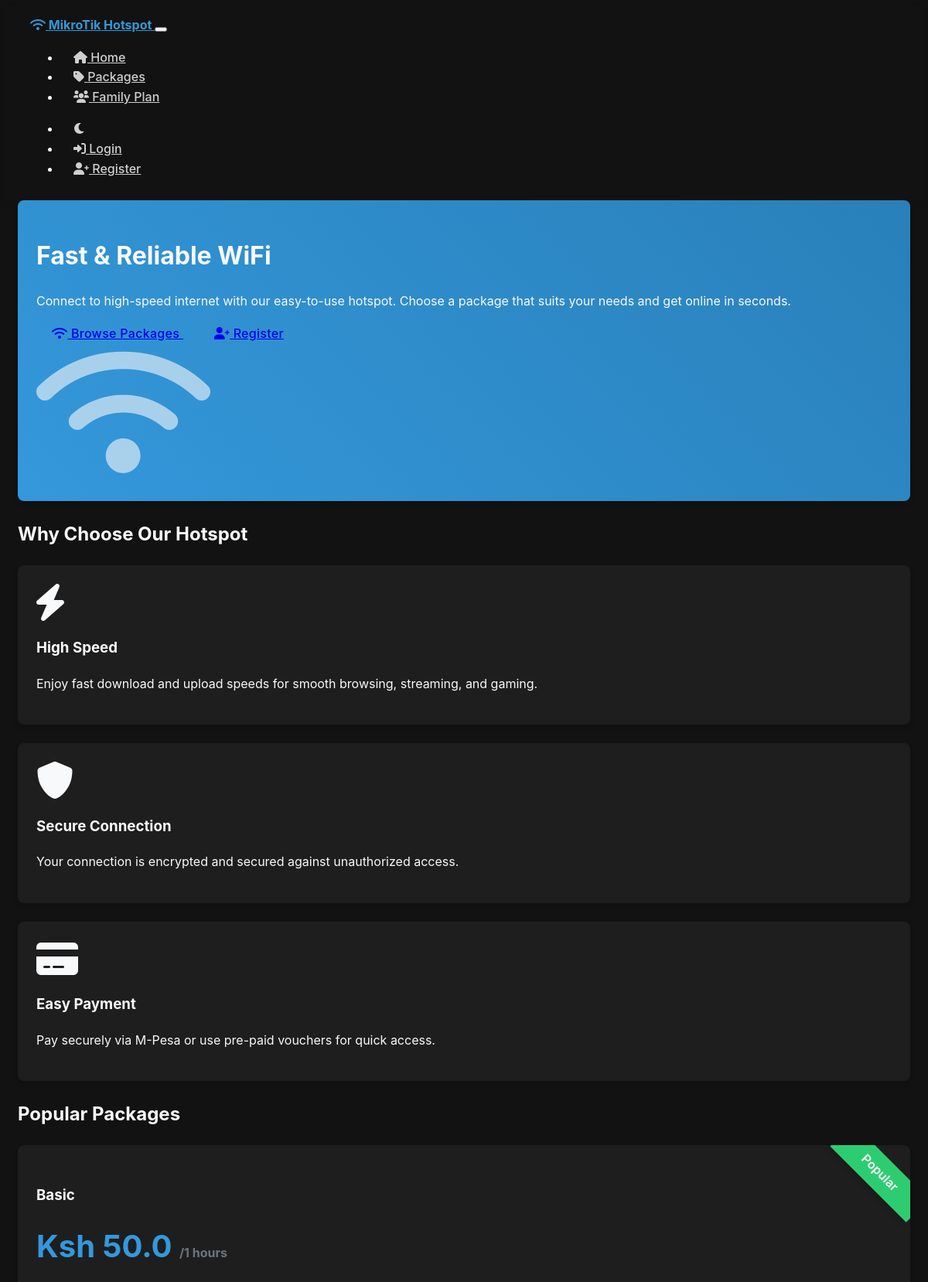
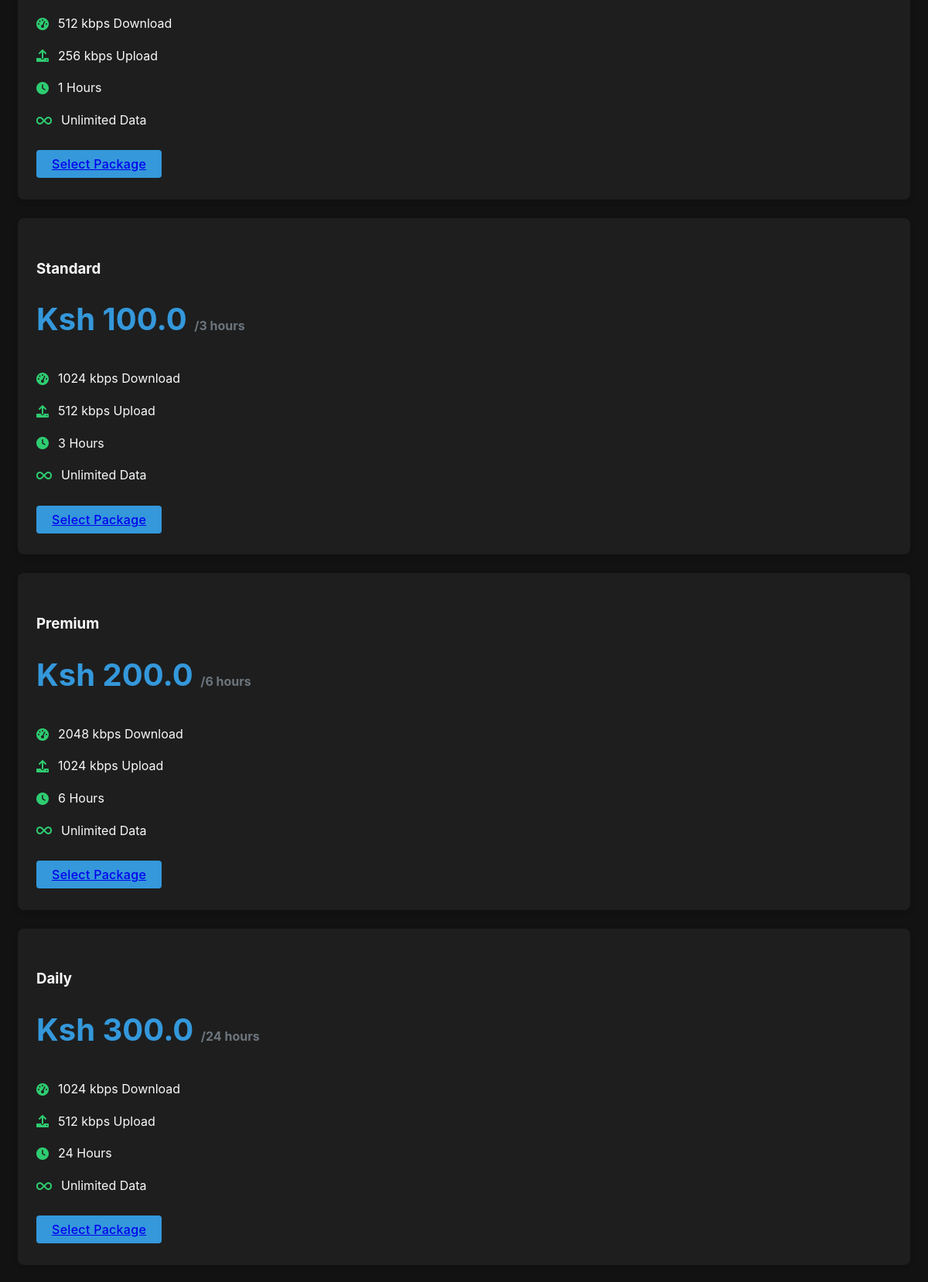
The page / (upper part) on the database its author committed (2 pictures, top to bottom).
### models.py (models this page shows, shortened)
class Package(db.Model):
    id = db.Column(db.Integer, primary_key=True)
    name = db.Column(db.String(64), nullable=False)
    description = db.Column(db.Text, nullable=True)
    price = db.Column(db.Float, nullable=False)
    duration_hours = db.Column(db.Integer, nullable=False)
    data_limit_mb = db.Column(db.Integer, nullable=True)
    download_speed = db.Column(db.Integer, nullable=False)  # in kbps
    upload_speed = db.Column(db.Integer, nullable=False)    # in kbps
    is_active = db.Column(db.Boolean, default=True)
    is_family_plan = db.Column(db.Boolean, default=False)  # Whether this is a family plan
    device_limit = db.Column(db.Integer, default=1)        # Max devices for family plans
    created_at = db.Column(db.DateTime, default=datetime.utcnow)
    sessions = db.relationship('Session', backref='package', lazy='dynamic')
    vouchers = db.relationship('Voucher', backref='package', lazy='dynamic')

### routes/main.py (the view)
@main_bp.route('/')
def index():
    packages = Package.query.filter_by(is_active=True).all()
    form = PackageSelectionForm()
    form.package_id.choices = [(p.id, f"{p.name} - KES {p.price} ({p.duration_hours} hours)") for p in packages]
    if current_user.is_authenticated and current_user.phone:
        form.phone.data = current_user.phone
    active_session = None
    if current_user.is_authenticated:
        active_session = UserSession.query.filter_by(
            user_id=current_user.id,
            is_active=True
        ).order_by(UserSession.start_time.desc()).first()
    voucher_form = VoucherRedeemForm()
    return render_template(
        'index.html',
        packages=packages,
        form=form,
        voucher_form=voucher_form,
        active_session=active_session
    )

### templates/index.html (shortened to what this page needs)
{% extends "base.html" %}
{% block content %}
<div class="row justify-content-center">
    <div class="col-lg-10">
        <div class="card bg-gradient-primary text-white mb-5">
            <div class="card-body p-5">
                <div class="row align-items-center">
                    <div class="col-md-7">
                        <h1 class="display-4 fw-bold mb-4">Fast & Reliable WiFi</h1>
                        <p class="lead mb-4">Connect to high-speed internet with our easy-to-use hotspot. Choose a package that suits your needs and get online in seconds.</p>
                        <div class="d-flex gap-3">
                            <a href="{{ url_for('main.packages') }}" class="btn btn-light btn-lg">
                                <i class="fas fa-wifi me-2"></i> Browse Packages
                            </a>
                            {% if not current_user.is_authenticated %}
                            <a href="{{ url_for('auth.register') }}" class="btn btn-outline-light btn-lg">
                                <i class="fas fa-user-plus me-2"></i> Register
                            </a>
                            {% endif %}
                        </div>
                    </div>
                    <div class="col-md-5 d-none d-md-block text-center">
                        <i class="fas fa-wifi" style="font-size: 180px; opacity: 0.6;"></i>
                    </div>
                </div>
            </div>
        </div>
        <h2 class="text-center mb-4">Why Choose Our Hotspot</h2>
        <div class="row mb-5">
            <div class="col-md-4 mb-4">
                <div class="card h-100 hover-scale">
                    <div class="card-body text-center">
                        <div class="mb-3">
                            <i class="fas fa-bolt text-primary" style="font-size: 3rem;"></i>
                        </div>
                        <h3 class="h4 mb-3">High Speed</h3>
                        <p class="text-muted">Enjoy fast download and upload speeds for smooth browsing, streaming, and gaming.</p>
                    </div>
                </div>
            </div>
            <div class="col-md-4 mb-4">
                <div class="card h-100 hover-scale">
                    <div class="card-body text-center">
                        <div class="mb-3">
                            <i class="fas fa-shield-alt text-primary" style="font-size: 3rem;"></i>
                        </div>
                        <h3 class="h4 mb-3">Secure Connection</h3>
                        <p class="text-muted">Your connection is encrypted and secured against unauthorized access.</p>
                    </div>
                </div>
            </div>
            <div class="col-md-4 mb-4">
                <div class="card h-100 hover-scale">
                    <div class="card-body text-center">
                        <div class="mb-3">
                            <i class="fas fa-credit-card text-primary" style="font-size: 3rem;"></i>
                        </div>
                        <h3 class="h4 mb-3">Easy Payment</h3>
                        <p class="text-muted">Pay securely via M-Pesa or use pre-paid vouchers for quick access.</p>
                    </div>
                </div>
            </div>
        </div>
        <h2 class="text-center mb-4">Popular Packages</h2>
        <div class="row mb-5">
            {% for package in packages %}
            <div class="col-md-4 mb-4">
                <div class="card package-card h-100">
                    {% if loop.first %}
                    <div class="package-popular">Popular</div>
                    {% endif %}
                    <div class="card-body text-center">
                        <h3 class="mb-3">{{ package.name }}</h3>
                        <div class="package-price">
                            Ksh {{ package.price }}
                            <span class="period">/{{ package.duration_hours }} hours</span>
                        </div>
                        <ul class="package-features">
                            <li><i class="fas fa-tachometer-alt"></i> {{ package.download_speed }} kbps Download</li>
                            <li><i class="fas fa-upload"></i> {{ package.upload_speed }} kbps Upload</li>
                            <li><i class="fas fa-clock"></i> {{ package.duration_hours }} Hours</li>
                            {% if package.data_limit_mb %}
                            <li><i class="fas fa-database"></i> {{ package.data_limit_mb }} MB Data</li>
                            {% else %}
                            <li><i class="fas fa-infinity"></i> Unlimited Data</li>
                            {% endif %}
                        </ul>
                        <a href="{{ url_for('main.packages') }}" class="btn btn-primary w-100">Select Package</a>
                    </div>
                </div>
            </div>
            {% endfor %}
        </div>
    </div>
</div>
{% endblock %}

### templates/base.html (shortened to what this page needs)
<!DOCTYPE html>
<html lang="en" data-bs-theme="dark">
<head>
    <link rel="stylesheet" href="https://cdn.replit.com/agent/bootstrap-agent-dark-theme.min.css">
    <link rel="stylesheet" href="https://cdnjs.cloudflare.com/ajax/libs/font-awesome/6.0.0/css/all.min.css">
    <link rel="stylesheet" href="{{ url_for('static', filename='css/custom.css') }}">
</head>
<body>
    <nav class="navbar navbar-expand-lg navbar-dark bg-dark">
        <div class="container">
            <a class="navbar-brand" href="{{ url_for('main.index') }}">
                <i class="fas fa-wifi me-2"></i>
                <span class="fw-bold">MikroTik</span> Hotspot
            </a>
            <button class="navbar-toggler" type="button" data-bs-toggle="collapse" data-bs-target="#navbarNav" aria-controls="navbarNav" aria-expanded="false" aria-label="Toggle navigation">
            </button>
            <div class="collapse navbar-collapse" id="navbarNav">
                <ul class="navbar-nav me-auto">
                    <li class="nav-item">
                        <a class="nav-link d-flex align-items-center" href="{{ url_for('main.index') }}">
                            <i class="fas fa-home me-2"></i>
                            <span>Home</span>
                        </a>
                    </li>
                    <li class="nav-item">
                        <a class="nav-link d-flex align-items-center" href="{{ url_for('main.packages') }}">
                            <i class="fas fa-tag me-2"></i>
                            <span>Packages</span>
                        </a>
                    </li>
                    <li class="nav-item">
                        <a class="nav-link d-flex align-items-center" href="{{ url_for('family.index') }}">
                            <i class="fas fa-users me-2"></i>
                            <span>Family Plan</span>
                        </a>
                    </li>
                </ul>
                <ul class="navbar-nav">
                    <li class="nav-item d-none d-lg-block">
                        <a href="#" class="nav-link" id="theme-toggle" onclick="toggleDarkMode(); return false;">
                            <i class="fas fa-moon"></i>
                        </a>
                    </li>
                    {% if current_user.is_authenticated %}
                    <li class="nav-item dropdown">
                        <a class="nav-link dropdown-toggle d-flex align-items-center" href="#" id="userDropdown" role="button" data-bs-toggle="dropdown" aria-expanded="false">
                            <div class="bg-primary rounded-circle d-flex align-items-center justify-content-center me-2" style="width: 30px; height: 30px;">
                                <i class="fas fa-user text-white" style="font-size: 12px;"></i>
                            </div>
                            <span>{{ current_user.username }}</span>
                        </a>
                        <ul class="dropdown-menu dropdown-menu-end" aria-labelledby="userDropdown">
                            <li>
                                <a class="dropdown-item d-flex align-items-center" href="{{ url_for('auth.profile') }}">
                                    <i class="fas fa-user-circle me-2"></i>
                                    <span>Profile</span>
                                </a>
                            </li>
                            <li>
                                <a class="dropdown-item d-flex align-items-center" href="{{ url_for('main.dashboard') }}">
                                    <i class="fas fa-tachometer-alt me-2"></i>
                                    <span>Dashboard</span>
                                </a>
                            </li>
                            <li><hr class="dropdown-divider"></li>
                            <li class="d-block d-lg-none">
                                <a class="dropdown-item d-flex align-items-center" href="#" onclick="toggleDarkMode(); return false;">
                                    <i class="fas fa-moon me-2"></i>
                                    <span>Toggle Dark Mode</span>
                                </a>
                            </li>
                            <li><hr class="dropdown-divider d-block d-lg-none"></li>
                            <li>
                                <a class="dropdown-item d-flex align-items-center" href="{{ url_for('auth.logout') }}">
                                    <i class="fas fa-sign-out-alt me-2"></i>
                                    <span>Logout</span>
                                </a>
                            </li>
                        </ul>
                    </li>
                    {% else %}
                    <li class="nav-item">
                        <a class="nav-link d-flex align-items-center" href="{{ url_for('auth.login') }}">
                            <i class="fas fa-sign-in-alt me-2"></i>
                            <span>Login</span>
                        </a>
                    </li>
                    <li class="nav-item">
                        <a class="nav-link d-flex align-items-center" href="{{ url_for('auth.register') }}">
                            <i class="fas fa-user-plus me-2"></i>
                            <span>Register</span>
                        </a>
                    </li>
                    {% endif %}
                </ul>
            </div>
        </div>
    </nav>
    <main class="container py-4">
        {% block content %}{% endblock %}
    </main>
</body>
</html>

### static/css/custom.css (style rules this page uses)
:root { --bs-primary: #3498db; --bs-secondary: #2ecc71; --bs-info: #3498db; --bs-success: #2ecc71; --bs-warning: #f39c12; --bs-danger: #e74c3c; --bs-dark: #2c3e50; --primary-color: var(--bs-primary); --secondary-color: var(--bs-success); --accent-color: var(--bs-danger); --dark-color: var(--bs-dark); }
.package-card { transition: transform 0.3s ease; }
:root { --primary: #3498db; --primary-dark: #2980b9; --secondary: #2ecc71; --secondary-dark: #27ae60; --warning: #f39c12; --danger: #e74c3c; --light: #f8f9fa; --dark: #343a40; --gray: #6c757d; --card-border-radius: 0.5rem; --btn-border-radius: 0.25rem; --box-shadow: 0 4px 6px rgba(0, 0, 0, 0.1); --transition: all 0.3s ease; }
body { font-family: 'Inter', -apple-system, BlinkMacSystemFont, 'Segoe UI', Roboto, Oxygen, Ubuntu, Cantarell, 'Open Sans', 'Helvetica Neue', sans-serif; line-height: 1.6; color: var(--light); background-color: #121212; }
.container { max-width: 1200px; padding: 0 15px; }
.navbar { box-shadow: 0 2px 10px rgba(0, 0, 0, 0.1); padding: 0.75rem 1rem; }
.navbar-brand { font-weight: 700; color: var(--primary) !important; }
.navbar-dark .navbar-nav .nav-link { color: rgba(255, 255, 255, 0.8); font-weight: 500; padding: 0.5rem 1rem; transition: var(--transition); }
.card { border: none; border-radius: var(--card-border-radius); box-shadow: var(--box-shadow); margin-bottom: 1.5rem; background-color: #1e1e1e; transition: var(--transition); }
.card-body { padding: 1.5rem; }
.btn { border-radius: var(--btn-border-radius); padding: 0.5rem 1.25rem; font-weight: 500; letter-spacing: 0.3px; transition: var(--transition); }
.btn-primary { background-color: var(--primary); border-color: var(--primary); }
.package-card { height: 100%; overflow: hidden; position: relative; z-index: 1; }
.package-card .card-body { padding: 2rem 1.5rem; }
.package-card .package-price { font-size: 2.5rem; font-weight: 700; color: var(--primary); margin-bottom: 1rem; }
.package-card .package-price .period { font-size: 1rem; color: var(--gray); }
.package-card .package-features { margin: 1.5rem 0; padding: 0; list-style: none; }
.package-card .package-features li { padding: 0.5rem 0; display: flex; align-items: center; }
.package-card .package-features li i { color: var(--secondary); margin-right: 0.75rem; }
.package-popular { position: absolute; top: 15px; right: -30px; background-color: var(--secondary); color: white; padding: 0.5rem 2.5rem; transform: rotate(45deg); z-index: 2; font-weight: 600; box-shadow: var(--box-shadow); }
.bg-gradient-primary { background: linear-gradient(45deg, var(--primary), var(--primary-dark)); }
.hover-scale { transition: var(--transition); }

### rows shown on the page
Package: shows "Popular", name "Basic", price "50.0", duration_hours "1", download_speed "512", upload_speed "256", shows "Unlimited Data"
Package: name "Standard", price "100.0", duration_hours "3", download_speed "1024", upload_speed "512", shows "Unlimited Data"
Package: name "Premium", price "200.0", duration_hours "6", download_speed "2048", upload_speed "1024", shows "Unlimited Data"
Package: name "Daily", price "300.0", duration_hours "24", download_speed "1024", upload_speed "512", shows "Unlimited Data"
